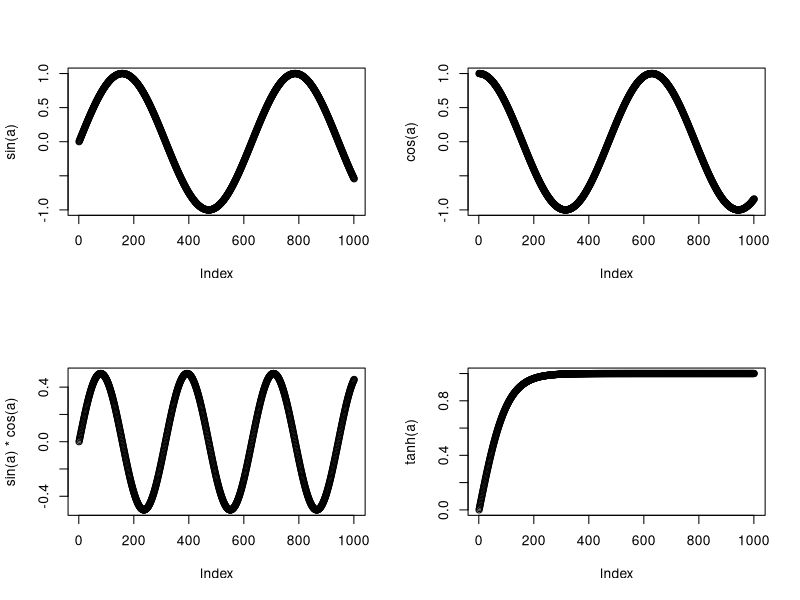

R code for this plot: (Note: this script raises an error after producing the figure.)

par(mfrow=c(1,1)) # mfrow:행을 중심으로 그래프 채움, mfcol: 열을 중심으로 그래프 채움

a=range(0:10, by=5)
a <- seq(0,100, 5)
a
a <- seq(0,10,0.01)

par(mfrow=c(2,2))

library(ggplot2)

plot(sin(a))
plot(cos(a))
plot(sin(a)*cos(a))
plot(tanh(a))


iris %>% head()

iris %>% ggplot(aes(x=))